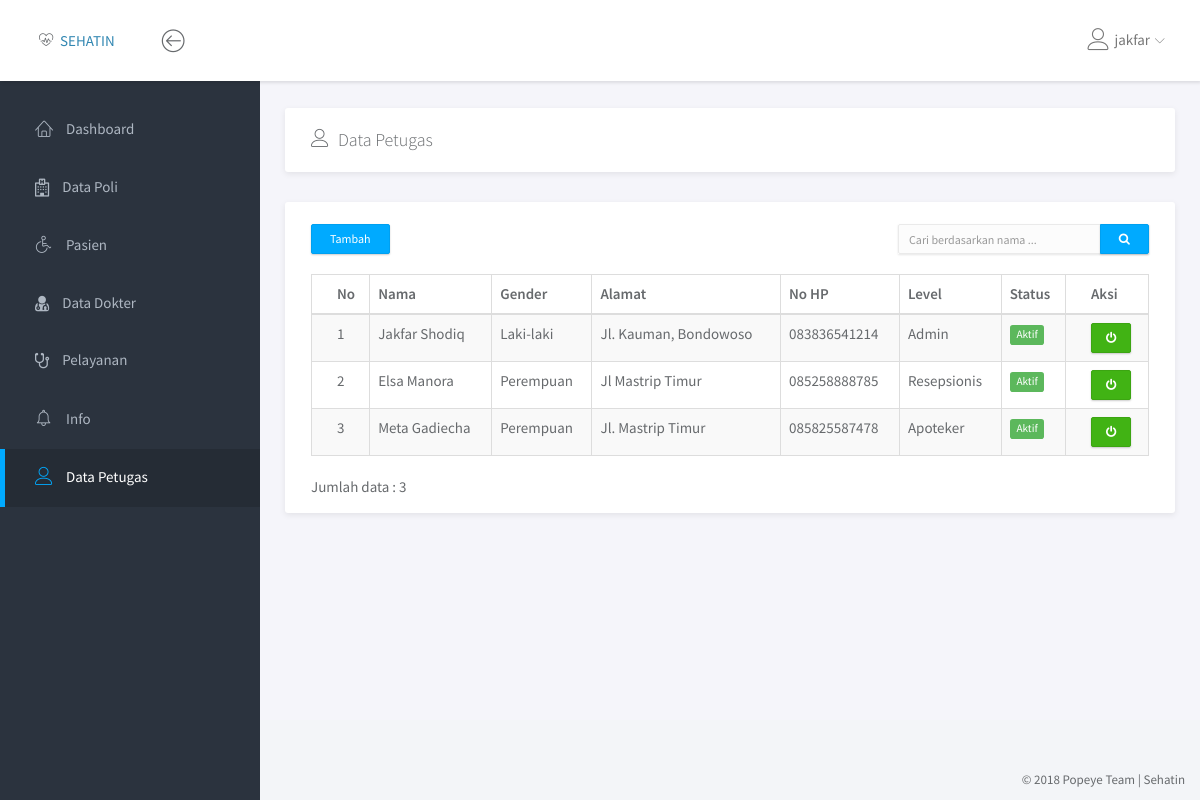
Page /petugas/data_petugas.php (signed in) on the earlier database version.
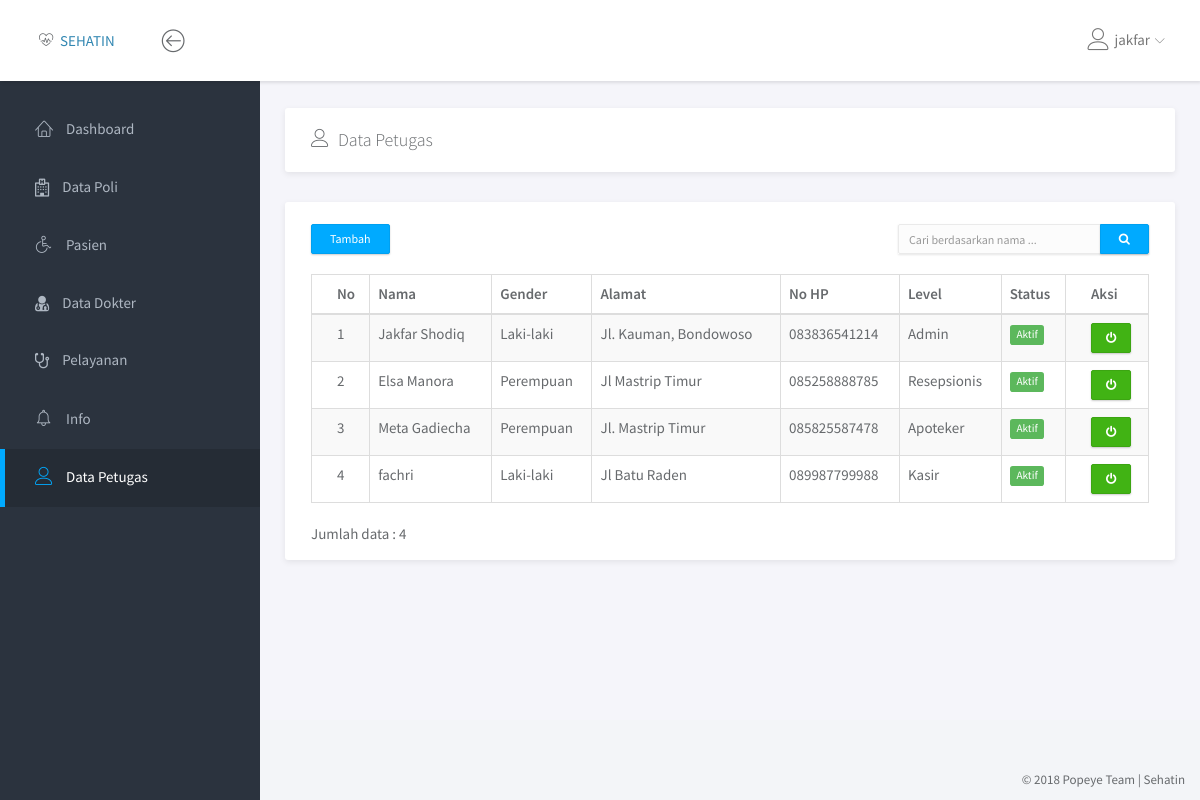
Same page on the later database version.
### tables this page shows
CREATE TABLE `petugas` (
  `id_petugas` tinyint(3) NOT NULL,
  `nama_petugas` varchar(50) NOT NULL,
  `gender` enum('Laki-laki','Perempuan') NOT NULL,
  `alamat` varchar(255) NOT NULL,
  `no_hp` varchar(13) NOT NULL
);

### petugas/data_petugas.php (the view, shortened to what this page needs)
<!doctype html>
<html lang="en">
<head>
	<link rel="stylesheet" href="../assets/vendor/bootstrap/css/bootstrap.min.css">
	<link rel="stylesheet" href="../assets/vendor/font-awesome/css/font-awesome.min.css">
	<link rel="stylesheet" href="../assets/vendor/linearicons/style.css">
	<link rel="stylesheet" href="../assets/vendor/chartist/css/chartist-custom.css">
	<link rel="stylesheet" href="../assets/css/main.css">
</head>
<body>
	<div id="wrapper">
		<?php
			include '../dashboard/navbar.php';
			include '../dashboard/left_sidebar.php';
		 ?>
		<div class="main">
			<div class="main-content">
				<div class="container-fluid">
					<div class="panel">
						<div class="panel-heading">
							<h3 class="panel-title"><i class="lnr lnr-user"></i>&ensp;Data Petugas</h3>
							<div class="col-md-2 col-md-offset-10">
							</div>
						</div>
					</div>
					<div class="row">
						<div class="col-md-12">
							<div class="panel">
								<br>
								<div class="row">
									<div class="col-md-2">
										<a href="tambah_petugas.php"><button type="button" class="btn btn-primary btn-sm" style="margin-left: 25px; margin-bottom: 10px;">Tambah</button></a>
									</div>
									 <div class="col-md-6"></div>
									<div class="col-md-4">
										<form action="" method="POST">
											<div class="input-group" style="margin-right: 25px;">
												<input type="text" name="cari" class="form-control input-sm" placeholder="Cari berdasarkan nama ...">
												<span class="input-group-btn"><button type="submit" name="btn_cari" class="btn btn-primary btn-sm"><i class="fa fa-search"></i></button></span>
											</div>
										</form>
									</div>
								</div>
								<div class="panel-body">
									<table class="table table-striped table-hover table-bordered">
										<thead>
											<tr>
												<th>No</th>
												<th>Nama</th>
												<th>Gender</th>
												<th>Alamat</th>
												<th>No HP</th>
												<th>Level</th>
												<th>Status</th>
												<th>Aksi</th>
											</tr>
										</thead>
										<tbody>
											<?php
												if (isset($_POST['btn_cari'])) {
													$and = "AND nama_petugas LIKE '%$_POST[cari]%' AND username != '$_SESSION[username]'";
												}
												else{
													$and = "";
												}
												$query = "SELECT p.*, l.level, l.status FROM petugas p INNER JOIN login l ON p.id_petugas = l.id_user WHERE l.level != 'Dokter' $and ORDER BY p.id_petugas ASC";
												$result = mysqli_query($con, $query);
												$jml_petugas = mysqli_num_rows($result);
												$no = 1;
												foreach ($result as $val) {
													$title = $val['status'] == 'Aktif' ? 'Non Aktifkan' : 'Aktifkan';
													$btnclass = $val['status'] == 'Aktif' ? 'btn-success' : 'btn-danger';
													$label = $val['status'] == 'Aktif' ? 'label label-success' : 'label label-danger';
													echo "<tr>
															<td>$no</td>
															<td>$val[nama_petugas]</td>
															<td>$val[gender]</td>
															<td>$val[alamat]</td>
															<td>$val[no_hp]</td>
															<td>$val[level]</td>
															<td><span class='$label'>$val[status]</span></td>
															<td><a onclick = 'return konfirm()' href='status_petugas.php?id_petugas=$val[id_petugas]&status=$val[status]' class='btn $btnclass btn-xs' title='$title'><i class='fa fa-power-off'></i></a></td>
														  </tr>
													";
													$no++;
												}
													?>
										</tbody>
									</table>
									<span class="text-default">Jumlah data : <?php echo($jml_petugas) ?></span>
								</div>
							</div>
						</div>
					</div>
				</div>
			</div>
		</div>
		<?php include '../dashboard/footer.php'; ?>
	</div>
</body>
</html>

Differences in the rows shown:
added petugas: nama_petugas "fachri", gender "Laki-laki", alamat "Jl Batu Raden", no_hp "089987799988", login.level "Kasir", login.status "Aktif"
Other differences:
$jml_petugas: "3" → "4"
